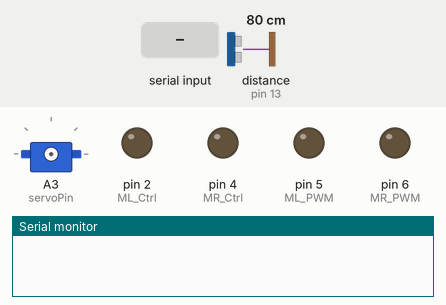
Recording of a sketch running on a simulated Arduino Uno, built with avr-gcc and run on an emulated ATmega328P. Shown: servo, output pins drawn as LEDs (lit = HIGH), the last lines printed to the serial monitor. Wiring (inferred from the names in the program): ultrasonic range finder: trigger pin 12; echo pin 13; servo: signal A3. The test bench sets the inputs (shaded band); at power-on: distance to the obstacle (sensor on pin 13) 80 cm. The echo pulse lasts 58.3 µs per cm; servo pulses on a pin are drawn as a servo (544–2400 µs = 0–180°); pins used as bus, display or sensor lines are not drawn.

Above: at 1.7 s.
1.8 s: distance to the obstacle (sensor on pin 13) set to 7 cm
3.3 s: distance to the obstacle (sensor on pin 13) set to 4 cm
At 3.31 s:
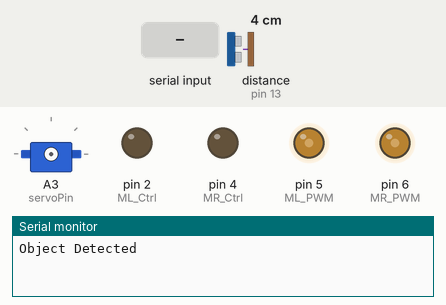
6.3 s: distance to the obstacle (sensor on pin 13) set to 9 cm
At 6.8 s:
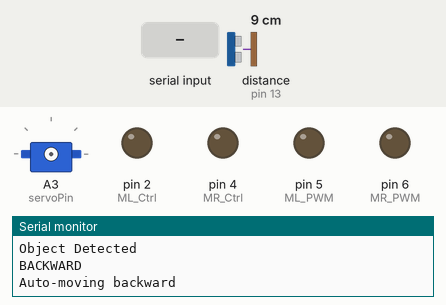
7.8 s: "w" received over Serial
9.3 s: "s" received over Serial
At 10.3 s:
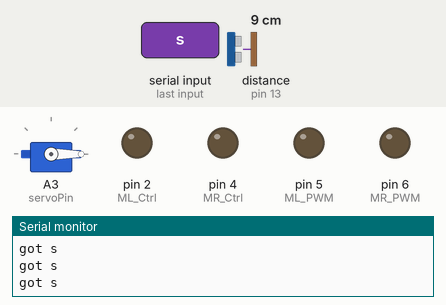
Timing chart, 0 to 12.3 s (numbered marks = the images above; inputs shaded):
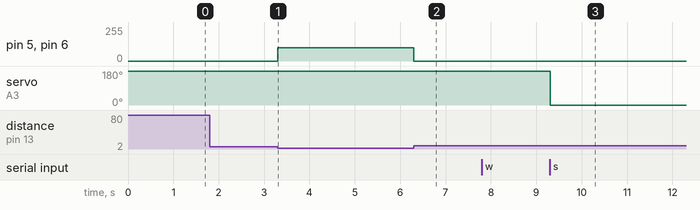

The sketch:

main.ino
```cpp
#include "wrapper.h"

void loop()
{
   readPPMData();
  mobilize();
  //neutral;

 /*for (int i = 0; i < 6; i++)
  {
    Serial.print(" " + String(ch[i]) + " ");
  }
  Serial.println();*/
  /*if(rChar == 'w'){
      Serial.println("got w");

    }

    else if(rChar == 's'){
      Serial.println("got s");

}*/
}
```

wrapper.h
```cpp
#include <PPMReader.h>
#define ML_Ctrl 2
#define ML_PWM 5
#define MR_Ctrl 4
#define MR_PWM 6
#define servoPin A3
int L_pin = 11; //pins of left line tracking sensor
int M_pin = 7; //pins of middle line tracking sensor
int R_pin = 8; //pins of right line tracking sensor
int interruptPin = 3;
int channelAmount = 6;
int ch[6];
int trigPin = 12;
int echoPin = 13;
int pp1, pp2, pp3, pp4, pp5, pos, pulsewidth, duration, dist, val_L,val_R,val_M;
char rChar = '0';
boolean ch2_neutral = true, ch3_neutral =  true;
bool sysAlive = false, newData = false;
bool detect = true;
int var_maxPWM = 255;
PPMReader ppm(interruptPin, channelAmount);

void setup()
{
  Serial.begin(9600);
  rChar = "g";
  pinMode(ML_Ctrl, OUTPUT);
  pinMode(ML_PWM, OUTPUT);
  pinMode(MR_Ctrl, OUTPUT);
  pinMode(MR_PWM, OUTPUT);
  pinMode(servoPin, OUTPUT);
  pinMode(trigPin, OUTPUT);

  pinMode(echoPin, INPUT);
  pinMode(L_pin,INPUT);
  pinMode(M_pin,INPUT);
  pinMode(R_pin,INPUT);

  digitalWrite(ML_Ctrl, LOW);
  analogWrite(ML_PWM,0);
  digitalWrite(MR_Ctrl, LOW);
  analogWrite(MR_PWM,0);

  ch[2] = 1500;
  delay(500);

}

void sysCheck()
{
  if (ch[2] > 900 && ch[1] > 900)
  {
    sysAlive = true;
  }
  else
  {
    sysAlive = false;
  }
}
void readPPMData()
{
  /*for (int channel = 1; channel <= channelAmount; ++channel) {
        unsigned long value = ppm.latestValidChannelValue(channel, 0);
        Serial.print(String(value) + " ");
    }*/
    for (int channel = 1; channel <= channelAmount; ++channel)
  {
    unsigned long value = ppm.latestValidChannelValue(channel, 0);
    ch[channel - 1] = value;
  }
}

void move_forward()
{
      digitalWrite(ML_Ctrl, HIGH);
      analogWrite(ML_PWM, pp1);

      digitalWrite(MR_Ctrl, HIGH);
      analogWrite(MR_PWM, pp2);
      Serial.println("FORWARD");
}

void move_backward()
{
      digitalWrite(ML_Ctrl, LOW);
      analogWrite(ML_PWM, pp1);

      digitalWrite(MR_Ctrl, LOW);
      analogWrite(MR_PWM, pp2);
      Serial.println("BACKWARD");
}

void move_left()
{
      digitalWrite(ML_Ctrl, LOW);
      analogWrite(ML_PWM, pp3);

      digitalWrite(MR_Ctrl, HIGH);
      analogWrite(MR_PWM,pp4);
      Serial.println("LEFT");

}

void move_right()
{

      digitalWrite(ML_Ctrl, HIGH);
      analogWrite(ML_PWM, pp3);

      digitalWrite(MR_Ctrl, LOW);
      analogWrite(MR_PWM,pp4);
      Serial.println("RIGHT");
}

void neutral()
{
  digitalWrite(ML_Ctrl, LOW);
  analogWrite(ML_PWM,0);

  digitalWrite(MR_Ctrl, LOW);
  analogWrite(MR_PWM,0);
}

void rotateHServo(int myangle) {
  pulsewidth = myangle * 11 + 500; //calculate the value of pulse width
  digitalWrite(servoPin,HIGH);
  delayMicroseconds(pulsewidth); //The duration of high level is pulse width
  digitalWrite(servoPin,LOW);
  delay((20 - pulsewidth / 1000)); //the cycle is 20ms, the low level last for the rest of time
}

void objectDetect(){
  digitalWrite(trigPin, LOW);
  delayMicroseconds(2);
  digitalWrite(trigPin, HIGH); //trigPin send a 10us high level
  delayMicroseconds(10);
  digitalWrite(trigPin, LOW);
  duration = pulseIn(echoPin, HIGH);
  dist = (duration/2) / 29.1;

  if(dist < 5){
    detect = true;
  }
  else{
    detect = false;
  }
}

void lineDetect(){
  val_L = digitalRead(L_pin);// read the L_pin
  val_R = digitalRead(R_pin);// read the R_pin
  val_M = digitalRead(M_pin);// read the M_pin
}

void recvOneChar() {
    if (Serial.available() > 0) {
        rChar = Serial.read();
        newData = true;
    }
}

void showNewData() {
    if (newData == true) {
        Serial.print("This just in ... ");
        Serial.println(rChar);
        newData = false;
    }
}


void mobilize()
{

  int one = ch[0];
  int two = ch[1];
  int three = ch[2];
  int four = ch[3];
  int five = ch[4];
  int six = ch[5];


  sysCheck();
  objectDetect();

  // Check if system is alive
  if(sysAlive == true){


  //Object Detection
  if(detect == true){
    neutral();
    Serial.println("Object Detected");
    ch2_neutral = false;
    pp1 = 100;
    pp2 = pp1;
    move_backward();
    Serial.println("Auto-moving backward");
    delay(50);
  }

  //else{Serial.println("All Clear");}

  //Drive Controls
    recvOneChar();
    //showNewData();

    if(detect == false){
    if(rChar == 'w'){
      pp5 = 180;
      for(int i = 0; i < 3; i++){
      rotateHServo(pp5);
      }
      Serial.println("got w");

      /*pp1 = 100;
      pp2 = pp1;*/

     // for(int i = 0; i < 5000; i++){

      //ch2_neutral = false;
      //move_forward();
      //delayMicroseconds(10);
   //}
    rChar = "g";
    }

    else if(rChar == 's'){
      pp5 = 0;
      for(int i = 0; i < 3; i++){
      rotateHServo(pp5);
      }
      Serial.println("got s");
      /*pp1 = 100;
      pp2 = pp1;

      for(int i = 0; i < 5000; i++){
      ch2_neutral = false;
      move_backward();
      delayMicroseconds(10);
    }*/

    }}
  if (two > 1485 && two < 1515) // stay idle
  {
    ch2_neutral = true;
  }

  else if (two <= 1450) // move backward
  {
    ch2_neutral = false;
    pp1 = abs(map(two, 1500, 1000, 0, var_maxPWM));
    pp2 = pp1;
    move_backward();
    Serial.println("Moving Backward");
    delayMicroseconds(100);
      }

  else if (two >= 1550  && detect == false) // move forward
  {
    ch2_neutral = false;
    pp1 = abs(map(two, 1500, 2000, var_maxPWM, 0)); // map PPM
    pp2 = pp1;
    move_forward();
    Serial.println("Moving Forward");
  }

  //Turn Controls
  if (one > 1485 && one < 1515 ) // stop
  {
    ch3_neutral = true;
  }
  else if (one >= 1550  && detect == false ) // move right
  {
    ch3_neutral = false;
    pp3 = abs(map(one, 1500, 2000, var_maxPWM, 0 ));
    pp4 = abs(map(pp3, var_maxPWM, 0, 0, var_maxPWM));
    move_right();
  }
  else if (one <= 1450  && detect == false) // move left
  {
    ch3_neutral = false;
    pp3 = abs(map(one, 1500, 1000, 0, var_maxPWM));
    pp4 = abs(map(pp3, 0, var_maxPWM, var_maxPWM , 0));
    move_left();
  }
  else if(ch2_neutral == false && ch3_neutral == false){
    //turn();
  }

  if (ch2_neutral == true && ch3_neutral == true && sysAlive == true) // neutral gear
  {
    neutral();
  }

// Servo Control
  if(four > 1485 && four < 1550 && four > 900){
     digitalWrite(servoPin,LOW);
  }
  else if( four < 1450  && four > 900){
    pp5 = abs(map(four, 1500, 1000, 90, 180));
    rotateHServo(pp5);

  }
  else if(four > 1550 && four > 900){
    pp5 = abs(map(four, 1500, 2000, 90, 0));
    rotateHServo(pp5);
  }
 }
}
```

Measured:
- the behaviour switches between 6 and 5 cm on distance to the obstacle (sensor on pin 13) (found by bisection; images 0 and 1)
- after the input at 1.8 s, every drawn part: stays the same
- after the input at 3.3 s, pin 5 (ML_PWM), pin 6 (MR_PWM): 0/255 → 100/255 at once, → 0/255 3.0 s later
- after the input at 6.3 s, pin 5 (ML_PWM), pin 6 (MR_PWM): stays 0/255 (without the input it goes to 100/255 after 0.00 s)
- after the input at 9.3 s, servo on A3 (servoPin): 180° → 0° at once
